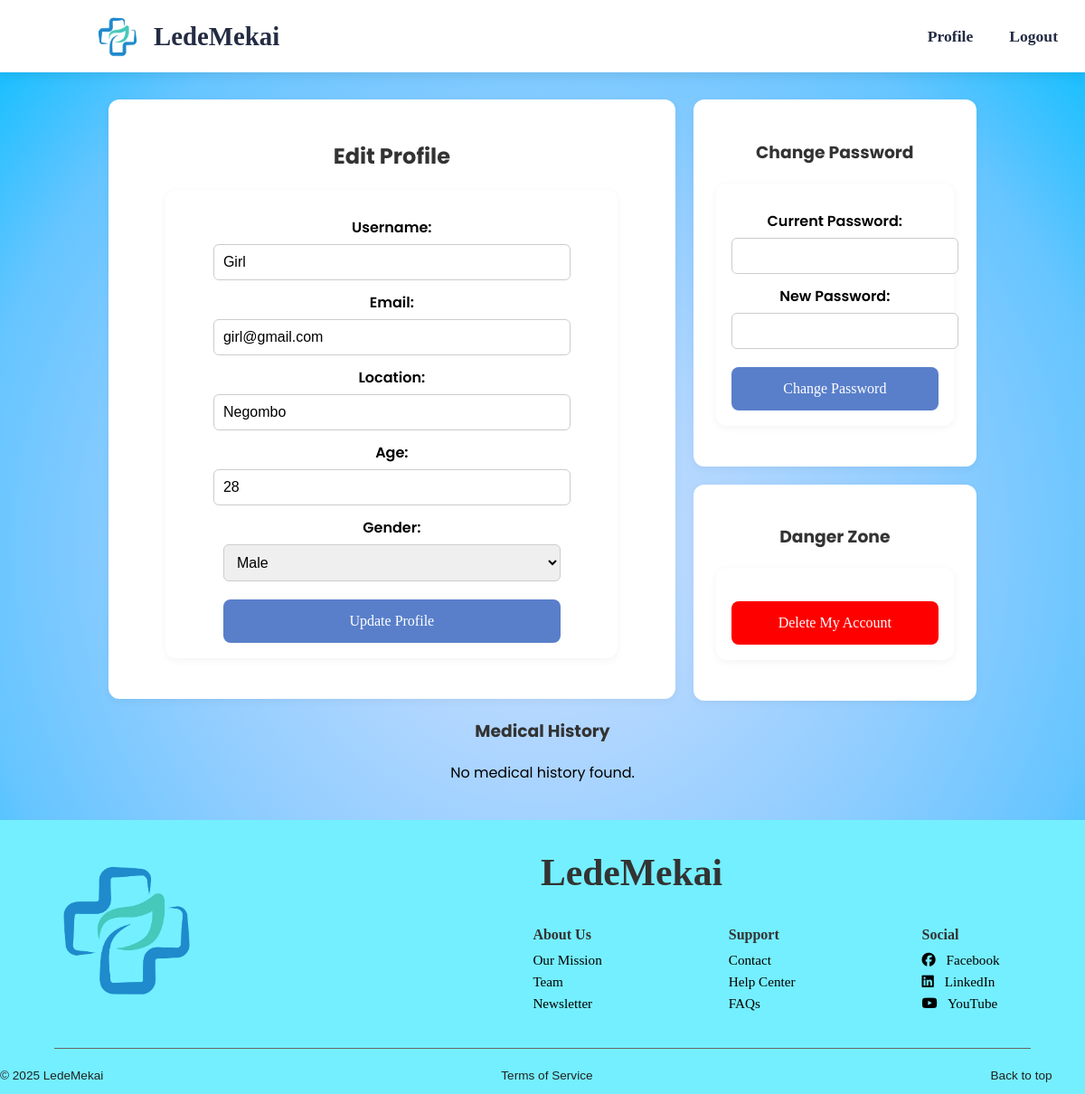
Before: /profile (signed in) with the older database file.
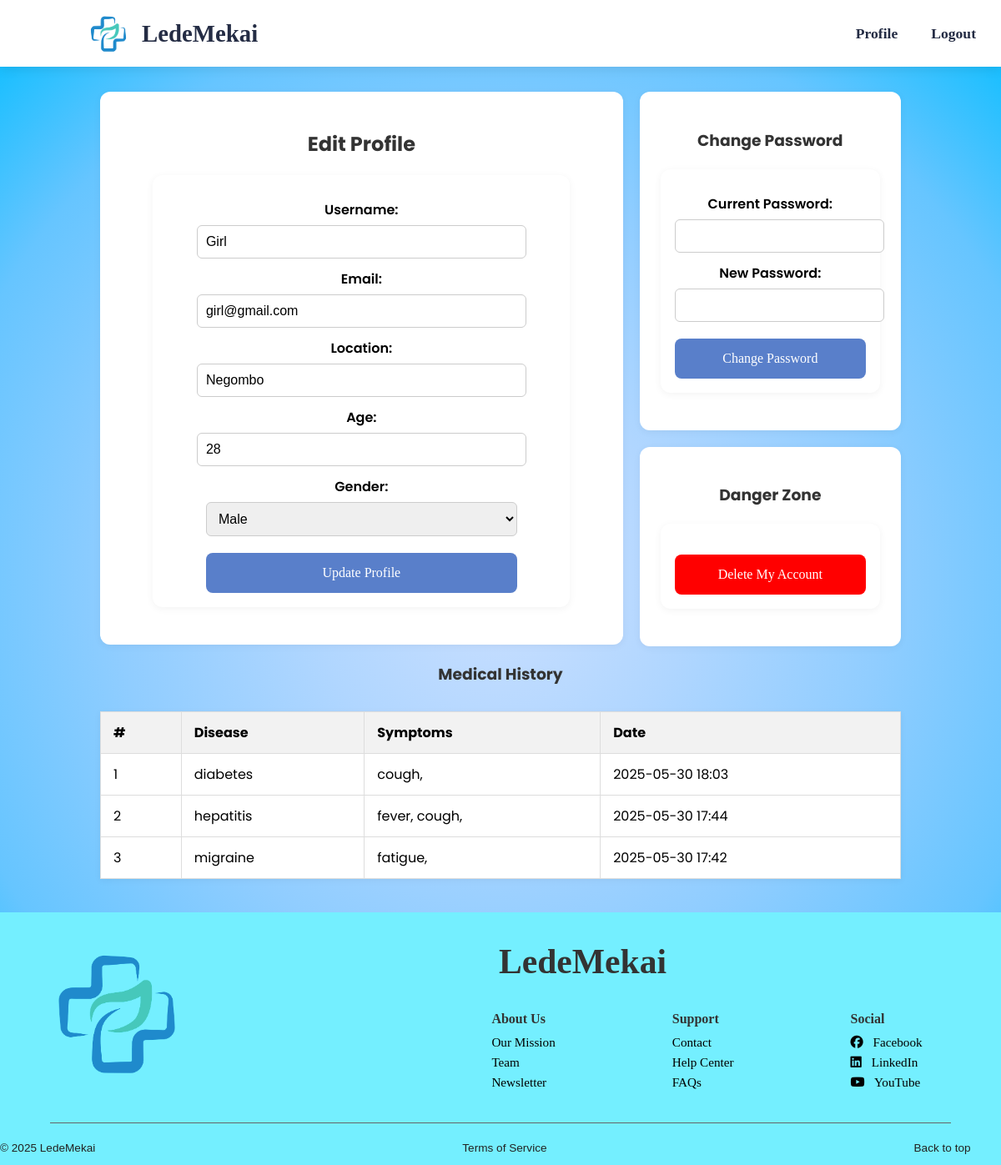
After: the same page with the newer database file.
### app.py (models this page shows)
class MedicalHistory(db.Model):
    id = db.Column(db.Integer, primary_key=True)
    user_id = db.Column(db.Integer, db.ForeignKey('user.id'), nullable=False)
    disease = db.Column(db.String(100), nullable=False)
    symptoms_json = db.Column(db.Text, nullable=False)
    date = db.Column(db.DateTime, default=datetime.utcnow)

### app.py (the view)
@app.route('/profile')
def profile():
    user_id = session.get('user_id')
    if not user_id:
        return redirect(url_for('login'))
    user = User.query.get(user_id)
    history = MedicalHistory.query.filter_by(user_id=user_id).order_by(MedicalHistory.date.desc()).all()
    for rec in history:
        try:
            rec.symptoms = json.loads(rec.symptoms_json)
        except:
            rec.symptoms = {}
    return render_template('profile.html', user=user, history=history)

### templates/profile.html (shortened to what this page needs)
{% extends "layout.html" %}
{% block head_extras %}
<link rel="stylesheet" href="{{ url_for('static', filename='profile.css') }}">
{% endblock %}
{% block content %}
<div class="profile-container">
  <div class="profile-grid">
    <section class="profile-card wide">
      <h2>Edit Profile</h2>
      <form method="POST" action="/update_profile">
        <label for="username">Username:</label>
        <input type="text" id="username" name="username" value="{{ user.username }}" required>
        <label for="email">Email:</label>
        <input type="email" id="email" name="email" value="{{ user.email }}" required>
        <label for="location">Location:</label>
        <input type="text" id="location" name="location" value="{{ user.location }}">
        <label for="age">Age:</label>
        <input type="number" id="age" name="age" value="{{ user.age }}">
        <label for="gender">Gender:</label>
        <select name="gender" id="gender" required>
          <option value="1" {% if user.gender == 1 %}selected{% endif %}>Male</option>
        </select>
        <button type="submit">Update Profile</button>
      </form>
    </section>
    <div class="profile-right">
      <section class="profile-card">
        <h3>Change Password</h3>
        <form method="POST" action="/change_password">
          <label for="current_password">Current Password:</label>
          <input type="password" id="current_password" name="current_password" required>
          <label for="new_password">New Password:</label>
          <input type="password" id="new_password" name="new_password" required>
          <button type="submit">Change Password</button>
        </form>
      </section>
      <section class="profile-card">
        <h3>Danger Zone</h3>
        <form method="POST" ion="/dactelete_profile" onsubmit="return confirm('Are you sure you want to delete your account? This cannot be undone.')">
          <button type="submit" style="background-color: red; color: white;">Delete My Account</button>
        </form>
      </section>
    </div>
  </div>
  <section class="profile-section">
    <h3>Medical History</h3>
    {% if history %}
      <div class="table-wrapper">
        <table>
          <tr>
            <th>#</th>
            <th>Disease</th>
            <th>Symptoms</th>
            <th>Date</th>
          </tr>
          {% for record in history %}
          <tr>
            <td>{{ loop.index }}</td>
            <td>{{ record.disease }}</td>
            <td>
              {% for symptom, present in record.symptoms.items() %}
                {% if present == 1 %}
                  {{ symptom }}{% if not loop.last %}, {% endif %}
                {% endif %}
              {% endfor %}
            </td>
            <td>{{ record.date.strftime('%Y-%m-%d %H:%M') }}</td>
          </tr>
          {% endfor %}
        </table>
      </div>
    {% else %}
      <p>No medical history found.</p>
    {% endif %}
  </section>
</div>
{% endblock %}

Changed rows visible on the page:
added MedicalHistory: disease "diabetes", symptoms "cough", date "2025-05-30 18:03"
added MedicalHistory: disease "hepatitis", symptoms "fever" "cough", date "2025-05-30 17:44"
added MedicalHistory: disease "migraine", symptoms "fatigue", date "2025-05-30 17:42"
Other visible differences:
text no longer shown: "No medical history found."
text now shown: "# Disease Symptoms Date"
